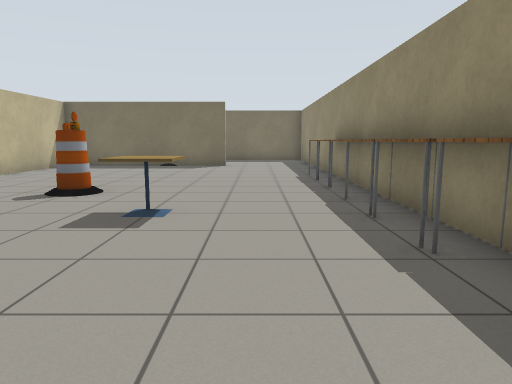
View 1 (above)

16 first-person views from a walk through a robot-simulator world made for Gazebo. The camera is 1 m above the floor, tilts 8° down and sees 70° across. The floor is counted in squares, 1 m on a side. Each view is taken from the middle of a square. On the plan, view 1 faces up. The plan holds only what a view shows up to about 13 squares ahead; the rest is blank. The robots in the file are not drawn. Gazebo's built-in surfaces are drawn with simple patterns.

View 2
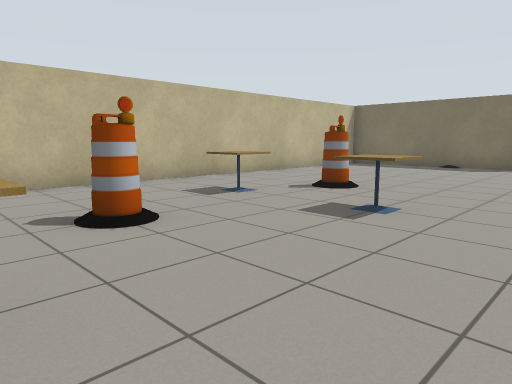

View 3
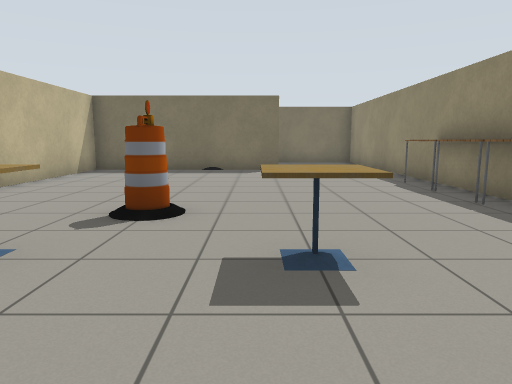

View 4
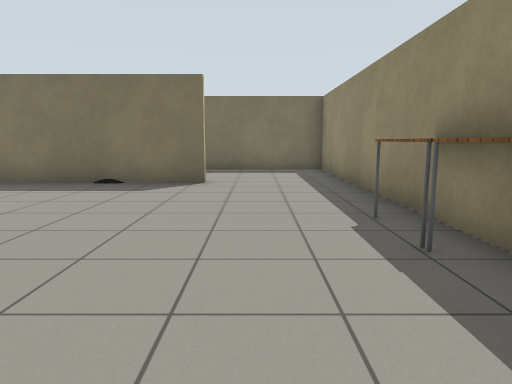

View 5
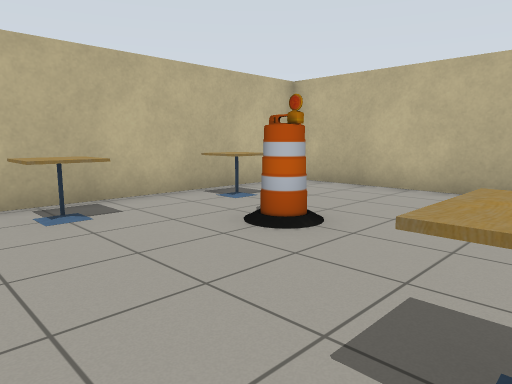

View 6
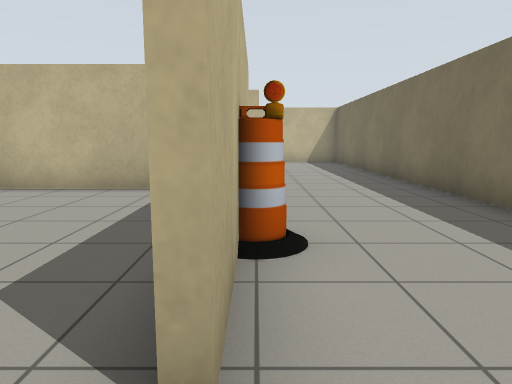

View 7
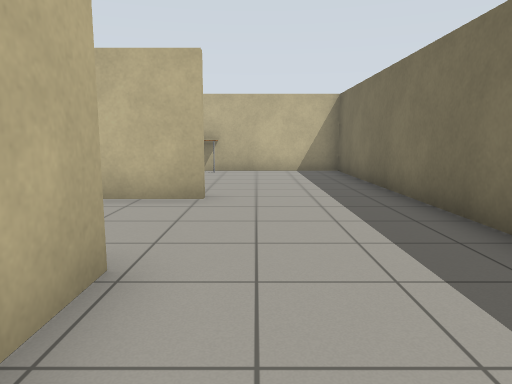

View 8
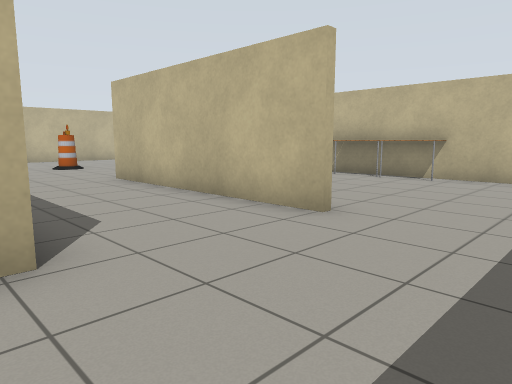

View 9
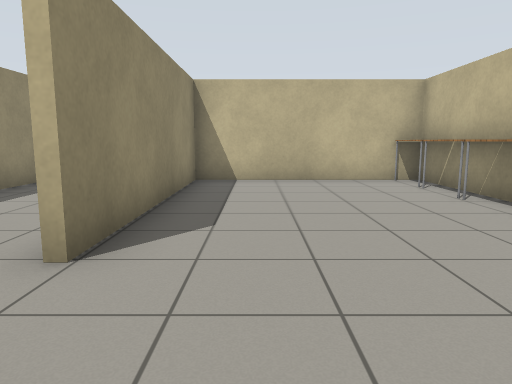

View 10
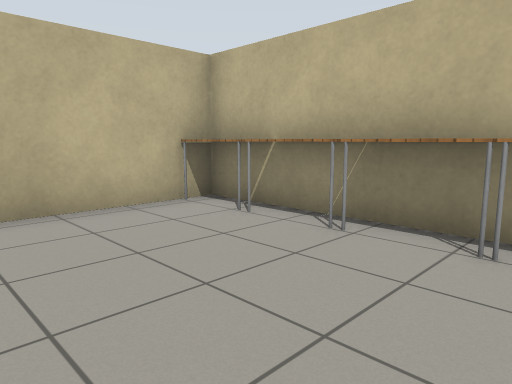

View 11
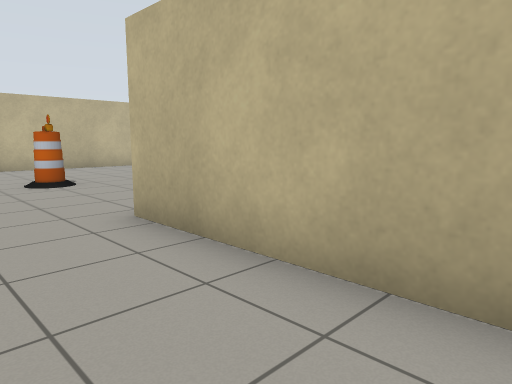

View 12
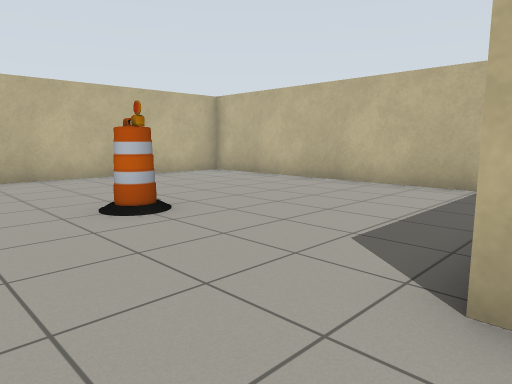

View 13
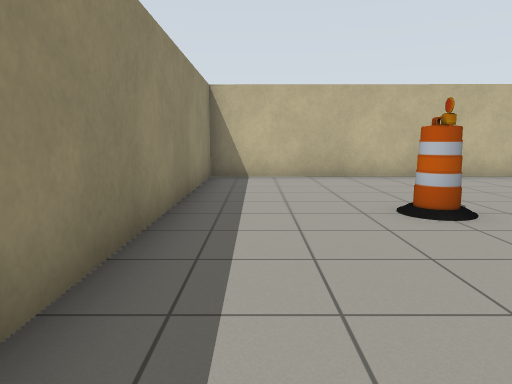

View 14
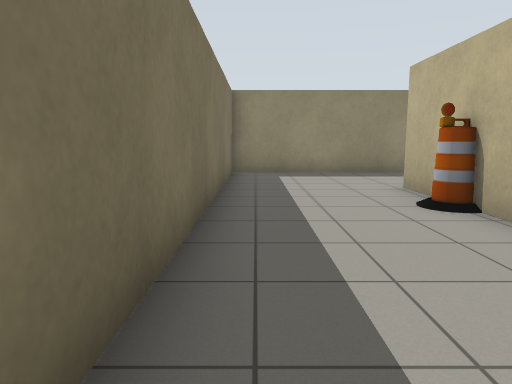

View 15
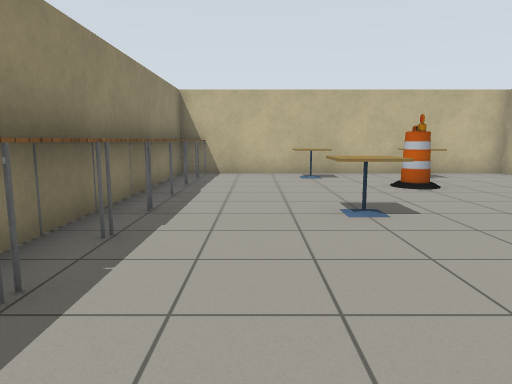

View 16
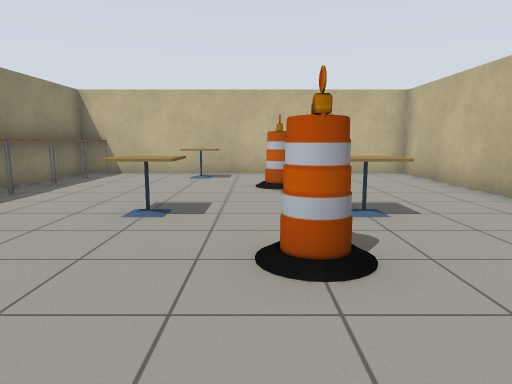

### Floor plan
Points are (right, up) in squares from view 1. A wall is a line through its corners. A room is listed if a view was taken in it or the views show most of it. See-through windows are left out.
Room 1 (views 1, 2, 3, 4, 5, 6, 7, 8, 9, 10, 14, 15, 16)
walls: (-4.4, 14.6) (-7.5, 14.6) (-7.5, -1.2); (-2.6, 14.8) (-1.1, 14.8); (-7.7, 14.8) (-4.5, 14.8); (-1.1, 14.6) (-2.5, 14.6); (2.3, 10.6) (2.3, 18.7) (-17.2, 18.7) (-17.2, 14.5); (-8, -1.1) (1.5, -1.2); (-16.5, 8.7) (-11.4, 8.7) (-11.4, 15.1)
ways out: opening at (-9.5, 15) to room 2
objects: table (-17, 9) to (-17, 10); table (-17, 11); table (-17, 12) to (-17, 13); table (-17, 14); cafe table (-5, 0) to (-4, 0); cafe table (-5, 5) to (-4, 5); barrel (-4, 2) to (-3, 2); barrel (-4, 7) to (-3, 7); barrel (-4, 15) to (-3, 15); cafe table (-2, 0) to (-1, 0); cafe table (-2, 5) to (-1, 5); other object (2, -1) to (2, 0); table (2, 1); table (2, 2) to (2, 3); table (2, 4); table (2, 5) to (2, 6); table (2, 7); table (2, 8); table (2, 9) to (2, 10)
Room 2 (views 11, 12, 13)
walls: (-17.2, 7.1) (-17.2, -1.1) (-8, -1.1); (-7.7, 9.2) (-7.7, 10.6); (-7.7, -1.2) (-7.7, 7.4); (-11.2, 15.1) (-11.2, 8.4)
ways out: opening at (-9.5, 15) to room 1
objects: barrel (-12, 4) to (-11, 4)

Positions as (right, up) in squares from view 1, and headings:
1: (0, 0), facing up
2: (1, 0), facing up-left
3: (-2, 2), facing up
4: (0, 6), facing up
5: (0, 5), facing down-left
6: (0, 15), facing left
7: (-5, 16), facing left
8: (-7, 18), facing down-left
9: (-13, 18), facing down
10: (-13, 14), facing down-left
11: (-9, 13), facing down-left
12: (-9, 9), facing down-left
13: (-9, 9), facing down
14: (-9, 18), facing right
15: (0, 10), facing down
16: (-3, 10), facing down
